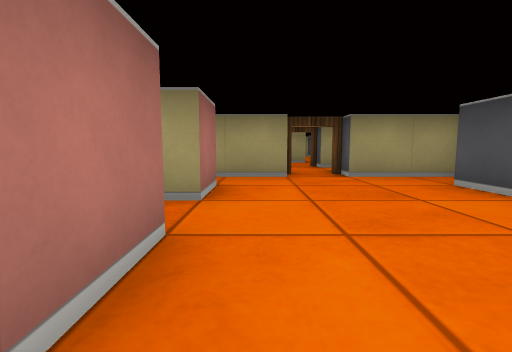
[1] (above)

13 first-person views from a walk through a cub3D maze. The camera is about half as high as the walls, tilts 6° down and sees 85° across. The floor is counted in squares. Each view is taken from the middle of a square. On the plan, view 1 faces up. The plan holds only what a view shows up to about 9 squares ahead; the rest is blank.

[2]
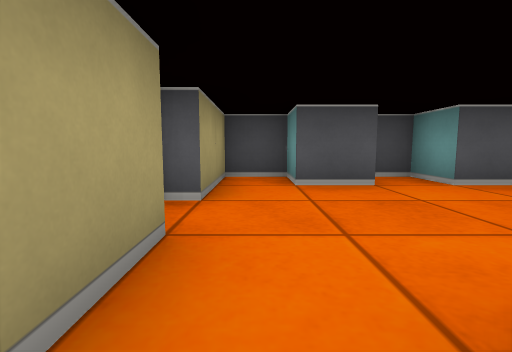

[3]
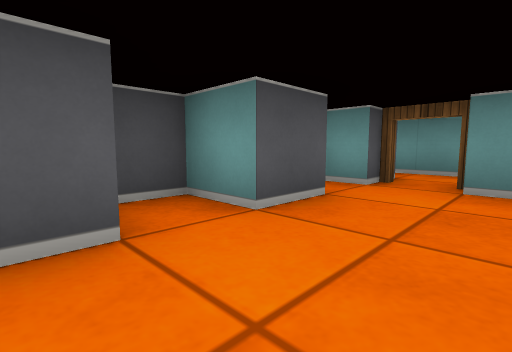

[4]
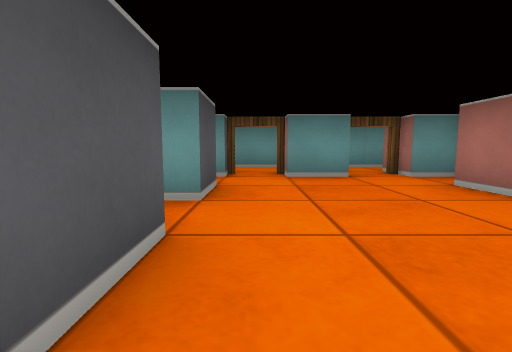

[5]
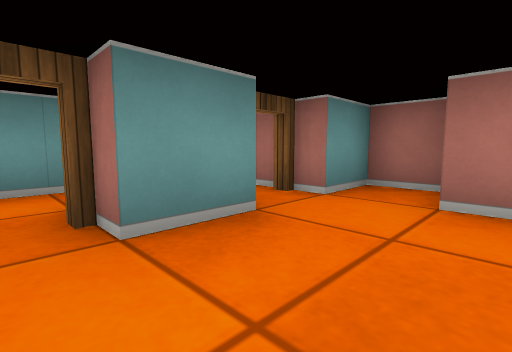

[6]
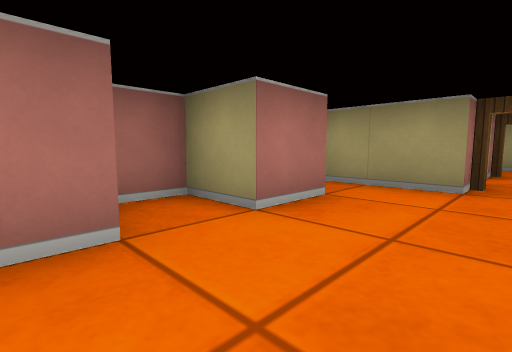

[7]
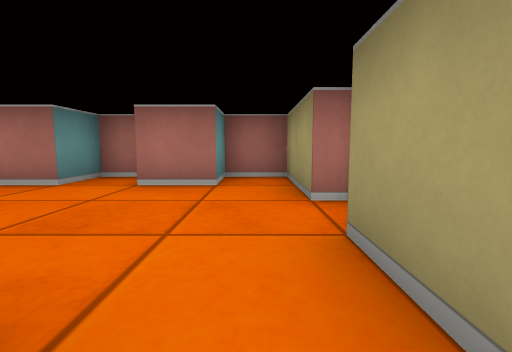

[8]
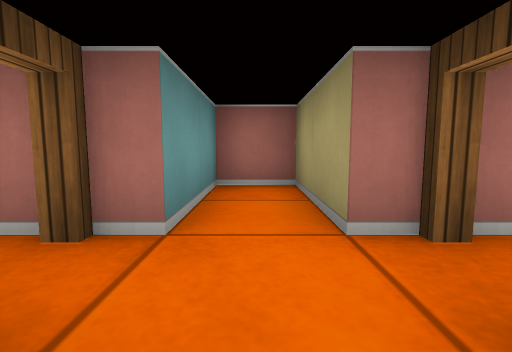

[9]
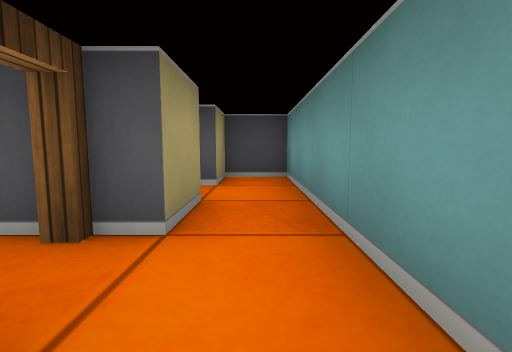

[10]
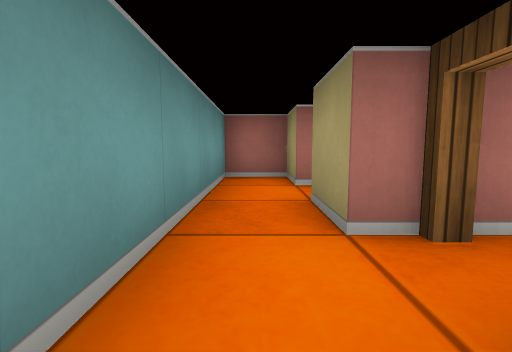

[11]
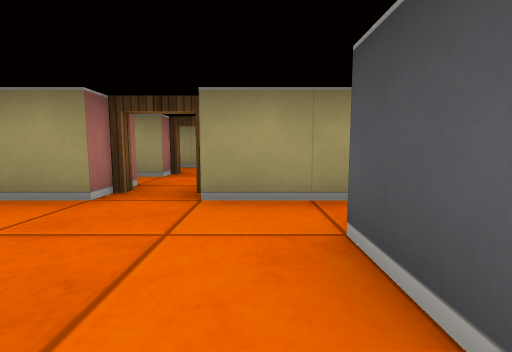

[12]
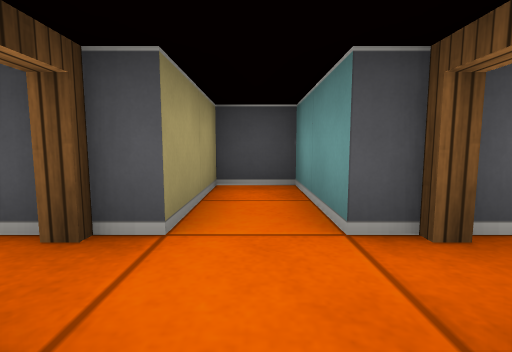

[13]
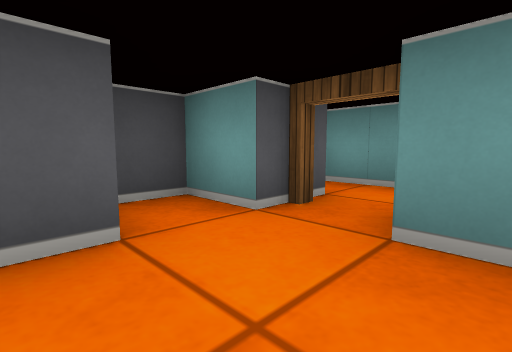

### Floor plan
Ten units are one square. View 1 is at (0, 0); x grows to the right and y downward. Boxes are objects, and circles mark ways between rooms. Rooms are numbered by the first view taken in them; rooms with no view inside come last. Other rooms are left out.
<svg viewBox="-20 -75 60 105">
<path fill="none" stroke="#000" d="M25 -24 25 -35 35 -35 35 -45 15 -45M25 -4 25 -15 35 -15 35 -22M5 5 15 5M5 -45 -15 -45 -15 -35 -5 -35 -5 -25 -15 -25 -15 -15 -5 -15 -5 -5M25 5 35 5 35 -2M-15 -4 -15 5 -5 5M5 -65 -15 -65 -15 -55 5 -55M15 -55 35 -55 35 -65 15 -65M15 15 5 15M-5 15 -15 15 -15 25 35 25 35 15 25 15"/>
<circle cx="10" cy="-50" r="3" fill="#2a7"/>
<circle cx="0" cy="10" r="3" fill="#2a7"/>
<circle cx="20" cy="10" r="3" fill="#2a7"/>
<text x="10" y="-20">1</text>
<text x="10" y="-60">2</text>
<text x="10" y="20">3</text>
</svg>
Room 1 opens to room 2. Room 1 opens to room 3.

Where each view was taken, in squares from view 1:
view 1: 0 up, 0 right, facing up
view 2: 4 up, 1 left, facing right
view 3: 3 up, 1 right, facing down-right
view 4: 4 up, 2 right, facing down
view 5: 1 up, 2 right, facing down-left
view 6: 1 up, 1 right, facing up-left
view 7: 4 up, 3 right, facing left
view 8: 6 up, 2 right, facing left
view 9: 2 down, 1 left, facing right
view 10: 2 down, 3 right, facing left
view 11: 2 up, 2 right, facing up
view 12: 6 up, 0 right, facing right
view 13: 1 up, 1 right, facing down-right
